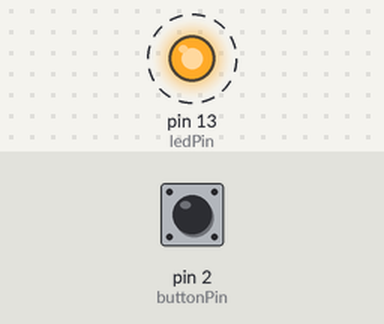
Simulated run of this sketch. Board: Arduino Uno, built with avr-gcc and run on an emulated ATmega328P. Parts: output pins drawn as LEDs (lit = HIGH). Dashed ring = blinking. Inputs (shaded band) come from the test bench; at power-on: pin 2 (buttonPin) LOW.

Above: at 1.2 s.
1.3 s: pin 2 (buttonPin) pulled HIGH for 3.2 s
At 2.1 s:
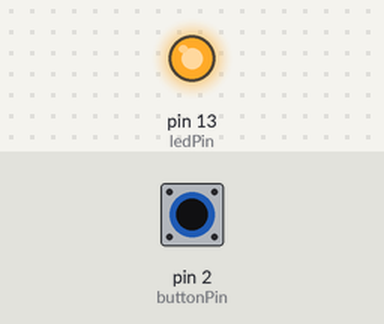
At 4.56 s:
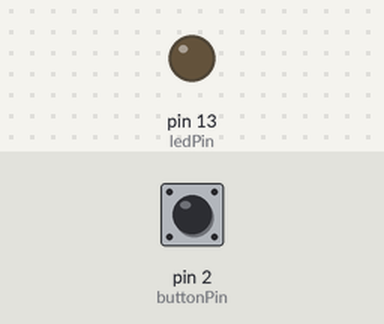
Timing chart, 0 to 12.0 s (numbered marks = the images above; inputs shaded):
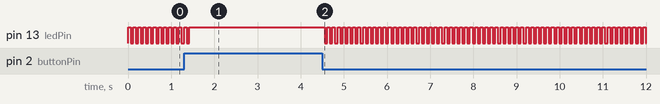

The sketch:

arduinoLed.ino
```cpp
int ledPin = 13; int buttonPin = 2; //puertos donde esta conectado el botón y el led

void setup(){
    pinMode(ledPin, OUTPUT); //led como salida
    pinMode(buttonPin, INPUT); //// Configura el pin del botón como entrada
}

void loop(){
    bool EsButton = digitalRead(buttonPin); //comprueba si esta apretado o no el boton
    if(EsButton==HIGH){ //Si el boton está apretado => prende led
        digitalWrite(ledPin, HIGH);
    } else if(EsButton==LOW){ //Si el boton no está apretado => prende y apaga el led cad 1ms
        for (int i = 0; i < 16000; i++) {
            digitalWrite(ledPin, HIGH);
        }
        for (int i = 0; i < 16000; i++) {
            digitalWrite(ledPin, LOW);
        }
    digitalWrite(ledPin, LOW); // Apaga el led una vez que termine no esté pulsado el botón.
    }
}
```
